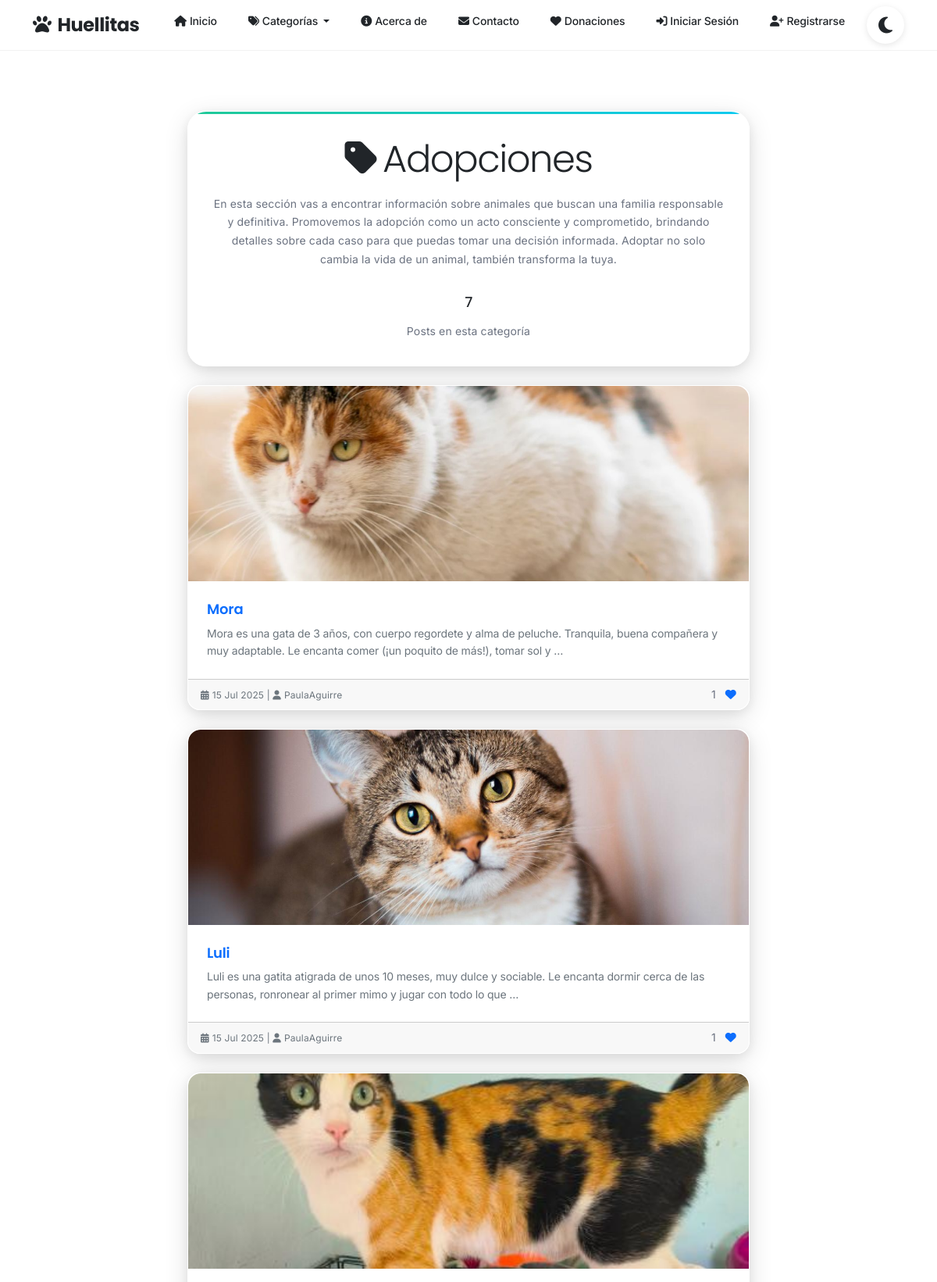
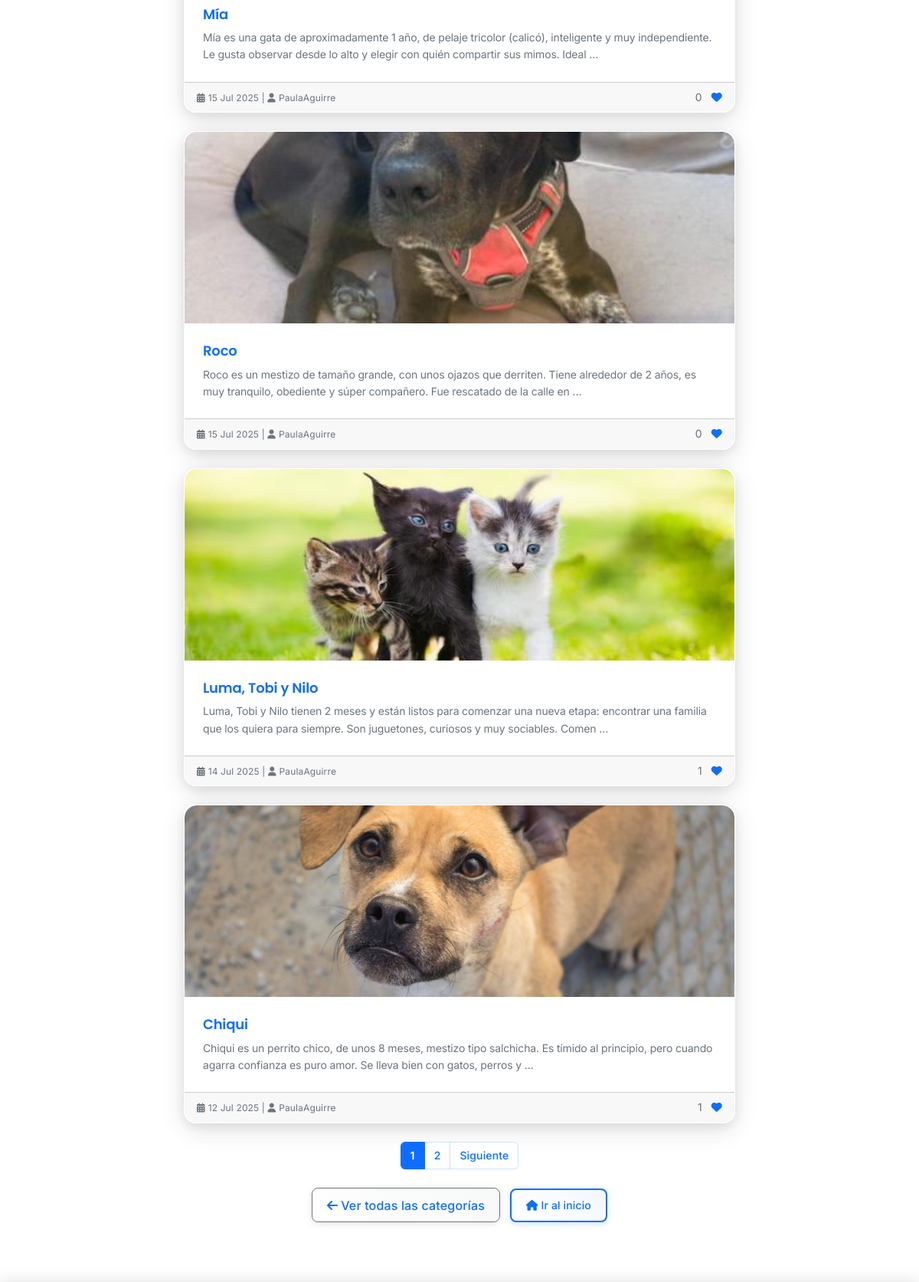
The app's page /categoria/1/ (upper part) with its own data (2 pictures, top to bottom).
### blog/models.py (models this page shows, shortened)
class Categoria(models.Model):
    nombre = models.CharField(max_length=100, unique=True) # unique=True asegura que no haya categorías con el mismo nombre
    descripcion = models.TextField(blank=True, null=True, help_text="Descripción breve de la categoría")
    class Meta:
        verbose_name_plural = "Categorías" # Para que se muestre bien en el admin
    def get_absolute_url(self):
        return reverse('category_detail', kwargs={'pk': self.pk})

class Post(models.Model):
    titulo = models.CharField(max_length=200)
    contenido = models.TextField()
    fecha_publicacion = models.DateTimeField(auto_now_add=True) # Se establece automáticamente al crear el post
    autor = models.ForeignKey(User, on_delete=models.CASCADE, related_name='posts') # Un post pertenece a un usuario. Si el usuario se elimina, sus posts también.
    categoria = models.ForeignKey(Categoria, on_delete=models.SET_NULL, null=True, blank=True) # Un post puede tener una categoría. Si la categoría se elimina, el campo se pone a NULL.
    imagen_portada = models.ImageField(upload_to='post_images/', null=True, blank=True) # Opcional: permite subir imágenes
    class Meta:
        ordering = ['-fecha_publicacion'] # Por defecto, los posts se ordenarán del más nuevo al más viejo
    def get_absolute_url(self):
        return reverse('post_detail', kwargs={'pk': self.pk})

### blog/views.py (the view)
# urls.py: path('categoria/<int:pk>/', CategoryDetailView.as_view(), name='category_detail'), # Nueva URL para categorías específicas
class CategoryDetailView(ListView):
    model = Post
    template_name = 'blog/category_detail.html'
    context_object_name = 'posts'
    paginate_by = 6
    def get_queryset(self):
        self.categoria = get_object_or_404(Categoria, pk=self.kwargs['pk'])
        return Post.objects.filter(categoria=self.categoria).order_by('-fecha_publicacion')
    def get_context_data(self, **kwargs):
        context = super().get_context_data(**kwargs)
        context['categoria'] = self.categoria
        context['total_posts'] = self.get_queryset().count()
        return context

### blog/context_processors.py (called while the page is built)
def categorias_globales(request):
    return {
        'categorias': Categoria.objects.all()
    }

### blog/templates/blog/category_detail.html (shortened to what this page needs)
{% extends 'blog/base.html' %}
{% load static %}
{% block content %}
<div class="card card-body mb-4 text-center">
    <h1 class="display-5 mb-3">
        <i class="fas fa-tag me-2 text-primary"></i>{{ categoria.nombre }}
    </h1>
    {% if categoria.descripcion %}
        <p class="lead text-muted">{{ categoria.descripcion }}</p>
    {% endif %}
    <div class="row text-center mt-3">
        <div class="col">
            <h5 class="text-primary">{{ total_posts }}</h5>
            <small class="text-muted">Posts en esta categoría</small>
        </div>
    </div>
</div>
        {% if posts %}
            {% for post in posts %}
                <div class="card mb-4">
                    {% if post.imagen_portada %}
                        <img src="{{ post.imagen_portada.url }}" class="card-img-top" alt="{{ post.titulo }}" style="max-height: 250px; object-fit: cover;">
                    {% endif %}
                    <div class="card-body">
                        <h5 class="card-title"><a href="{{ post.get_absolute_url }}" class="text-decoration-none">{{ post.titulo }}</a></h5>
                        <p class="card-text">{{ post.contenido|truncatewords:30 }}</p>
                    </div>
                    <div class="card-footer text-muted d-flex justify-content-between align-items-center">
                        <div>
                            <small>
                                <i class="fas fa-calendar-alt me-1"></i>{{ post.fecha_publicacion|date:"d M Y" }} |
                                <i class="fas fa-user me-1"></i>{{ post.autor.username }}
                            </small>
                        </div>
                        <div>
                            <span class="like-count me-2">{{ post.likes.count }}</span>
                            {% if user.is_authenticated %}
                                <a href="#" class="like-btn {% if user in post.likes.all %}liked{% endif %}" data-post-id="{{ post.id }}">
                                    <i class="fas fa-heart"></i>
                                </a>
                            {% else %}
                                <a href="#" class="like-btn-anonymous" data-post-id="{{ post.id }}">
                                    <i class="fas fa-heart"></i>
                                </a>
                            {% endif %}
                        </div>
                    </div>
                </div>
            {% endfor %}
            {% if is_paginated %}
                <nav aria-label="Page navigation example">
                    <ul class="pagination justify-content-center">
                        {% for i in paginator.page_range %}
                            <li class="page-item {% if page_obj.number == i %}active{% endif %}"><a class="page-link" href="?page={{ i }}">{{ i }}</a></li>
                        {% endfor %}
                        {% if page_obj.has_next %}
                            <li class="page-item"><a class="page-link" href="?page={{ page_obj.next_page_number }}">Siguiente</a></li>
                        {% endif %}
                    </ul>
                </nav>
            {% endif %}
        {% endif %}
        <div class="text-center mt-4">
            <a href="{% url 'category_overview' %}" class="btn btn-outline-secondary">
                <i class="fas fa-arrow-left me-1"></i>Ver todas las categorías
            </a>
            <a href="{% url 'post_list' %}" class="btn btn-outline-primary ms-2">
                <i class="fas fa-home me-1"></i>Ir al inicio
            </a>
        </div>
{% endblock content %}

### blog/templates/blog/base.html (style rules this page uses)
body { padding-top: 70px; }

### records on screen
Categoria: nombre "Adopciones", descripcion "En esta sección vas a encontrar información sobre animales que buscan una familia responsable y definitiva. Promovemos la adopción como un acto consciente y comprometido, brindando detalles sobre cada caso para que puedas tomar una decisión informada. Adoptar no solo cambia la vida de un animal, también transforma la tuya."
Post: imagen_portada (picture), titulo "Mora", contenido "Mora es una gata de 3 años, con cuerpo regordete y alma de peluche. Tranquila, buena compañera y muy adaptable. Le encanta comer (¡un poquito de más!), tomar sol y …", fecha_publicacion "15 Jul 2025", autor.username "PaulaAguirre", likes.count "1"
Post: imagen_portada (placeholder picture), titulo "Luli", contenido "Luli es una gatita atigrada de unos 10 meses, muy dulce y sociable. Le encanta dormir cerca de las personas, ronronear al primer mimo y jugar con todo lo que …", fecha_publicacion "15 Jul 2025", autor.username "PaulaAguirre", likes.count "1"
Post: imagen_portada (picture), titulo "Mía", contenido "Mía es una gata de aproximadamente 1 año, de pelaje tricolor (calicó), inteligente y muy independiente. Le gusta observar desde lo alto y elegir con quién compartir sus mimos. Ideal …", fecha_publicacion "15 Jul 2025", autor.username "PaulaAguirre", likes.count "0"
Post: imagen_portada (picture), titulo "Roco", contenido "Roco es un mestizo de tamaño grande, con unos ojazos que derriten. Tiene alrededor de 2 años, es muy tranquilo, obediente y súper compañero. Fue rescatado de la calle en …", fecha_publicacion "15 Jul 2025", autor.username "PaulaAguirre", likes.count "0"
Post: imagen_portada (picture), titulo "Luma, Tobi y Nilo", contenido "Luma, Tobi y Nilo tienen 2 meses y están listos para comenzar una nueva etapa: encontrar una familia que los quiera para siempre. Son juguetones, curiosos y muy sociables. Comen …", fecha_publicacion "14 Jul 2025", autor.username "PaulaAguirre", likes.count "1"
Post: imagen_portada (picture), titulo "Chiqui", contenido "Chiqui es un perrito chico, de unos 8 meses, mestizo tipo salchicha. Es tímido al principio, pero cuando agarra confianza es puro amor. Se lleva bien con gatos, perros y …", fecha_publicacion "12 Jul 2025", autor.username "PaulaAguirre", likes.count "1"

### other values on screen
{{ total_posts }} "7"
{{ i }} "1" "2"
